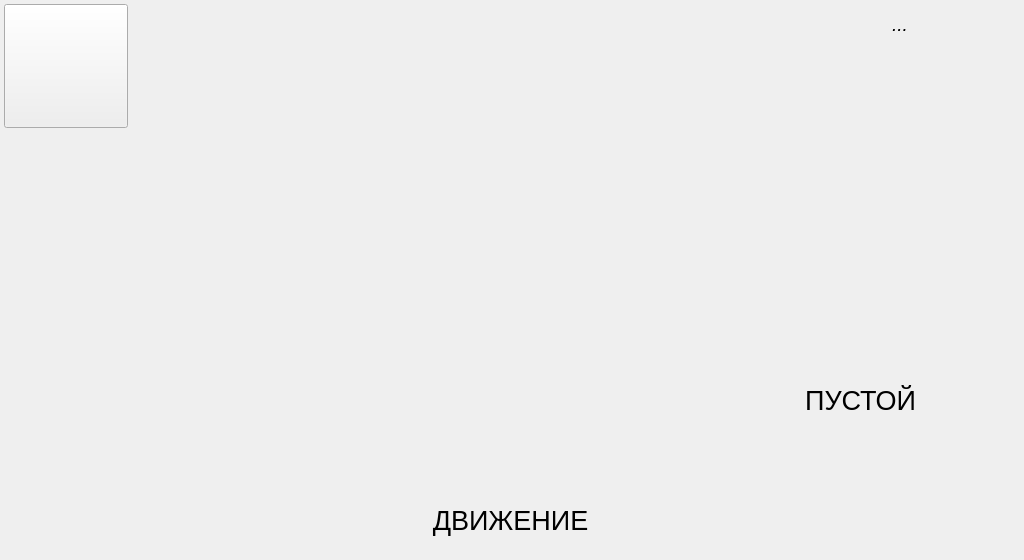
<?xml version="1.0" encoding="UTF-8"?>
<ui version="4.0">
 <class>main_view</class>
 <widget class="QWidget" name="main_view">
  <property name="geometry">
   <rect>
    <x>0</x>
    <y>0</y>
    <width>1024</width>
    <height>560</height>
   </rect>
  </property>
  <property name="windowTitle">
   <string>Form</string>
  </property>
  <property name="styleSheet">
   <string notr="true"/>
  </property>
  <widget class="QLabel" name="lbl_date">
   <property name="geometry">
    <rect>
     <x>800</x>
     <y>4</y>
     <width>200</width>
     <height>40</height>
    </rect>
   </property>
   <property name="font">
    <font>
     <pointsize>14</pointsize>
     <italic>true</italic>
     <bold>false</bold>
    </font>
   </property>
   <property name="styleSheet">
    <string notr="true"/>
   </property>
   <property name="text">
    <string>...</string>
   </property>
   <property name="alignment">
    <set>Qt::AlignCenter</set>
   </property>
  </widget>
  <widget class="QcGaugeWidget" name="gau_spd" native="true">
   <property name="geometry">
    <rect>
     <x>302</x>
     <y>70</y>
     <width>420</width>
     <height>420</height>
    </rect>
   </property>
  </widget>
  <widget class="QPushButton" name="btn_menu">
   <property name="geometry">
    <rect>
     <x>4</x>
     <y>4</y>
     <width>124</width>
     <height>124</height>
    </rect>
   </property>
   <property name="toolTip">
    <string extracomment="Панель навигации"/>
   </property>
   <property name="text">
    <string/>
   </property>
   <property name="icon">
    <iconset resource="../../resources.qrc">
     <normaloff>:/res/icons/menu.svg</normaloff>:/res/icons/menu.svg</iconset>
   </property>
   <property name="iconSize">
    <size>
     <width>100</width>
     <height>100</height>
    </size>
   </property>
  </widget>
  <widget class="QcGaugeWidget" name="gau_flv" native="true">
   <property name="geometry">
    <rect>
     <x>70</x>
     <y>190</y>
     <width>180</width>
     <height>180</height>
    </rect>
   </property>
  </widget>
  <widget class="QLabel" name="lbl_sta_motioning">
   <property name="geometry">
    <rect>
     <x>300</x>
     <y>500</y>
     <width>421</width>
     <height>41</height>
    </rect>
   </property>
   <property name="font">
    <font>
     <pointsize>20</pointsize>
    </font>
   </property>
   <property name="text">
    <string>ДВИЖЕНИЕ</string>
   </property>
   <property name="alignment">
    <set>Qt::AlignCenter</set>
   </property>
  </widget>
  <widget class="QcGaugeWidget" name="gau_wgt" native="true">
   <property name="geometry">
    <rect>
     <x>770</x>
     <y>190</y>
     <width>180</width>
     <height>180</height>
    </rect>
   </property>
  </widget>
  <widget class="QLabel" name="lbl_sta_loading">
   <property name="geometry">
    <rect>
     <x>770</x>
     <y>380</y>
     <width>181</width>
     <height>41</height>
    </rect>
   </property>
   <property name="font">
    <font>
     <pointsize>20</pointsize>
    </font>
   </property>
   <property name="text">
    <string>ПУСТОЙ</string>
   </property>
   <property name="alignment">
    <set>Qt::AlignCenter</set>
   </property>
  </widget>
 </widget>
 <customwidgets>
  <customwidget>
   <class>QcGaugeWidget</class>
   <extends>QWidget</extends>
   <header>Utils/Widgets/QcGauge/QcGaugeWidget.h</header>
   <container>1</container>
  </customwidget>
 </customwidgets>
 <resources>
  <include location="../../resources.qrc"/>
 </resources>
 <connections/>
</ui>
